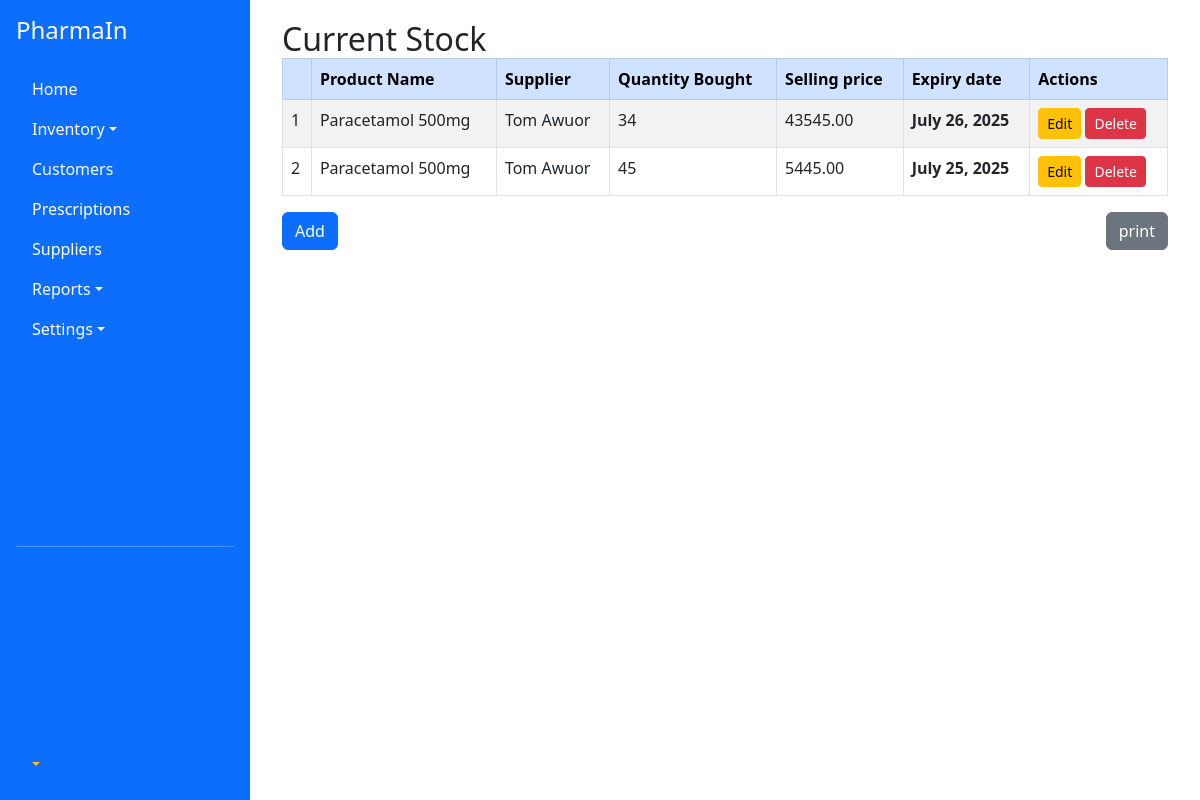
The page /all-stock/ (signed in) on the database its author committed.
### inventory/models.py (models this page shows, shortened)
class StockItem(models.Model):
    product_name = models.CharField(max_length=255)
    supplier = models.ForeignKey(Supplier, on_delete=models.CASCADE)
    category = models.ForeignKey(Category, on_delete=models.CASCADE)
    quantity = models.PositiveIntegerField()
    unit_price = models.DecimalField(max_digits=10, decimal_places=2)
    selling_price = models.DecimalField(max_digits=10, decimal_places=2)
    expiry_date = models.DateField(null=True, blank=True)
    notes = models.TextField(blank=True, null=True)
    added_on = models.DateTimeField(auto_now_add=True)

class Supplier(models.Model):
    name = models.CharField(max_length=255)
    contact_info = models.TextField(blank=True, null=True)
    def __str__(self):
        return self.name

### inventory/views.py (the view)
# urls.py: path('all-stock/', views.show_stock, name='all-stock'),
@login_required
def show_stock(request):
    stockitems = StockItem.objects.all()
    return render(request, 'inventory/all_stock.html', {'stockitems': stockitems})

### templates/inventory/all_stock.html
{% extends 'base/main.html' %}
{% block content %}
<div class="container mt-0">
  <h2 class="mb-0">Current Stock</h2>
  <table class="table table-bordered table-hover table-striped">
    <thead class="table-primary">
      <tr>
        <th></th>
        <th>Product Name</th>
        <th>Supplier</th>
        <th>Quantity Bought</th>
        <th>Selling price</th>
        <th>Expiry date</th>
         {% if request.user.is_staff %}
        <th>Actions</th>
         {% endif %}
      </tr>
    </thead>
    <tbody>
      {% for stockitem in stockitems %}
      <tr>
        <td>{{ forloop.counter }}</td>
        <td>{{ stockitem.product_name }}</td>
        <td>{{ stockitem.supplier }}</td>
        <td>{{ stockitem.quantity }}</td>
        <td>{{ stockitem.selling_price }}</td>
        <th>{{ stockitem.expiry_date }}</th>
         {% if request.user.is_staff %}
        <td>
          <a href="{% url 'edit-stock' stockitem.id %}" class="btn btn-sm btn-warning">Edit</a>
          <a href="{% url 'delete-stock' stockitem.id %}" class="btn btn-sm btn-danger">Delete</a>
          {% endif %}
        </td>
      </tr>
      {% endfor %}
    </tbody>
  </table>
  <div class="mt-3 d-flex justify-content-between">
     {% if request.user.is_staff %}
  <a href="{% url 'add-stock' %}" class="btn btn-primary">Add</a>
  {% endif %}
  <a href="#" class="btn btn-secondary">print</a>
  </div>
</div>
  {% endblock %}

### templates/base/main.html (style rules this page uses)
body { min-height: 100vh; display: flex; }

### rows shown on the page
StockItem: product_name "Paracetamol 500mg", supplier "Tom Awuor", quantity "34", selling_price "43545.00", expiry_date "July 26, 2025"
StockItem: product_name "Paracetamol 500mg", supplier "Tom Awuor", quantity "45", selling_price "5445.00", expiry_date "July 25, 2025"
